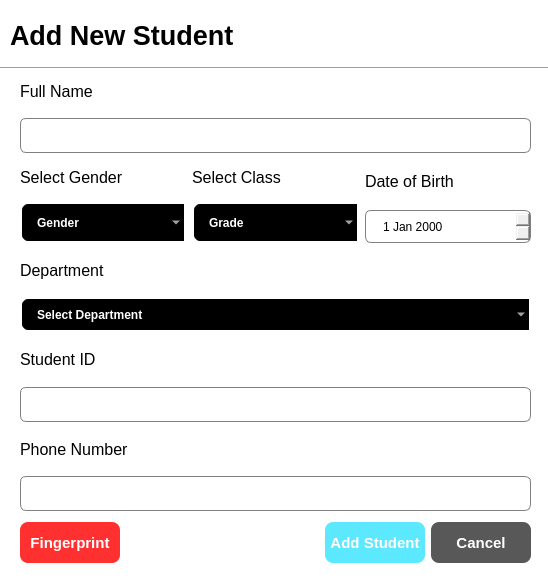
<?xml version="1.0" encoding="UTF-8"?>
<ui version="4.0">
 <class>StudentDialog</class>
 <widget class="QDialog" name="StudentDialog">
  <property name="geometry">
   <rect>
    <x>0</x>
    <y>0</y>
    <width>548</width>
    <height>584</height>
   </rect>
  </property>
  <property name="windowTitle">
   <string>Dialog</string>
  </property>
  <property name="styleSheet">
   <string notr="true">QDialog{
	background-color: white;
}
QLineEdit{	
	border: 1px solid gray;
	border-radius: 6px;
	padding-left: 15px;
	height: 35px;
}
QDateEdit{
	border: 1px solid gray;
	border-radius: 6px;
	padding-left: 15px;
	height: 31px;
}
QComboBox{
	border: 2px solid white;
	border-radius: 8px;
	padding: 1px 18px 1px 3px;
	background-color: black;
	color: white;
	height: 35px;
	padding-left: 15px;
	font-weight: bold;
	selection-background-color:#5ce9ff;
}</string>
  </property>
  <widget class="Line" name="line">
   <property name="geometry">
    <rect>
     <x>-30</x>
     <y>60</y>
     <width>591</width>
     <height>16</height>
    </rect>
   </property>
   <property name="orientation">
    <enum>Qt::Horizontal</enum>
   </property>
  </widget>
  <widget class="QLabel" name="label">
   <property name="geometry">
    <rect>
     <x>10</x>
     <y>20</y>
     <width>351</width>
     <height>31</height>
    </rect>
   </property>
   <property name="font">
    <font>
     <family>Segoe UI</family>
     <pointsize>20</pointsize>
     <weight>75</weight>
     <bold>true</bold>
    </font>
   </property>
   <property name="text">
    <string>Add New Student</string>
   </property>
  </widget>
  <widget class="QWidget" name="layoutWidget">
   <property name="geometry">
    <rect>
     <x>20</x>
     <y>70</y>
     <width>511</width>
     <height>441</height>
    </rect>
   </property>
   <layout class="QVBoxLayout" name="verticalLayout_8">
    <item>
     <layout class="QVBoxLayout" name="verticalLayout">
      <item>
       <widget class="QLabel" name="label_2">
        <property name="font">
         <font>
          <family>Segoe UI</family>
          <pointsize>12</pointsize>
         </font>
        </property>
        <property name="text">
         <string>Full Name</string>
        </property>
       </widget>
      </item>
      <item>
       <widget class="QLineEdit" name="name_lineEdit">
        <property name="minimumSize">
         <size>
          <width>0</width>
          <height>35</height>
         </size>
        </property>
        <property name="maximumSize">
         <size>
          <width>16777215</width>
          <height>35</height>
         </size>
        </property>
       </widget>
      </item>
     </layout>
    </item>
    <item>
     <layout class="QHBoxLayout" name="horizontalLayout">
      <item>
       <layout class="QVBoxLayout" name="verticalLayout_5">
        <item>
         <widget class="QLabel" name="label_6">
          <property name="font">
           <font>
            <family>Segoe UI</family>
            <pointsize>12</pointsize>
           </font>
          </property>
          <property name="text">
           <string>Select Gender</string>
          </property>
         </widget>
        </item>
        <item>
         <widget class="QComboBox" name="gender_comboBox">
          <item>
           <property name="text">
            <string>Gender</string>
           </property>
          </item>
          <item>
           <property name="text">
            <string>Male</string>
           </property>
          </item>
          <item>
           <property name="text">
            <string>Female</string>
           </property>
          </item>
          <item>
           <property name="text">
            <string>Other</string>
           </property>
          </item>
         </widget>
        </item>
       </layout>
      </item>
      <item>
       <layout class="QVBoxLayout" name="verticalLayout_6">
        <item>
         <widget class="QLabel" name="label_7">
          <property name="font">
           <font>
            <family>Segoe UI</family>
            <pointsize>12</pointsize>
           </font>
          </property>
          <property name="text">
           <string>Select Class</string>
          </property>
         </widget>
        </item>
        <item>
         <widget class="QComboBox" name="class_comboBox">
          <item>
           <property name="text">
            <string>Grade</string>
           </property>
          </item>
          <item>
           <property name="text">
            <string>Level 100</string>
           </property>
          </item>
          <item>
           <property name="text">
            <string>Level 200</string>
           </property>
          </item>
          <item>
           <property name="text">
            <string>Level 300</string>
           </property>
          </item>
          <item>
           <property name="text">
            <string>Level 400</string>
           </property>
          </item>
         </widget>
        </item>
       </layout>
      </item>
      <item>
       <layout class="QVBoxLayout" name="verticalLayout_7">
        <item>
         <widget class="QLabel" name="label_8">
          <property name="font">
           <font>
            <family>Segoe UI</family>
            <pointsize>12</pointsize>
           </font>
          </property>
          <property name="text">
           <string>Date of Birth</string>
          </property>
         </widget>
        </item>
        <item>
         <widget class="QDateEdit" name="dob_dateEdit"/>
        </item>
       </layout>
      </item>
     </layout>
    </item>
    <item>
     <layout class="QVBoxLayout" name="verticalLayout_3">
      <item>
       <widget class="QLabel" name="label_4">
        <property name="font">
         <font>
          <family>Segoe UI</family>
          <pointsize>12</pointsize>
         </font>
        </property>
        <property name="text">
         <string>Department</string>
        </property>
       </widget>
      </item>
      <item>
       <widget class="QComboBox" name="department_comboBox">
        <property name="minimumSize">
         <size>
          <width>0</width>
          <height>35</height>
         </size>
        </property>
        <property name="maximumSize">
         <size>
          <width>16777215</width>
          <height>35</height>
         </size>
        </property>
        <item>
         <property name="text">
          <string>Select Department</string>
         </property>
        </item>
        <item>
         <property name="text">
          <string>Computer Engineering</string>
         </property>
        </item>
        <item>
         <property name="text">
          <string>Biomedical Engineering</string>
         </property>
        </item>
        <item>
         <property name="text">
          <string>Materials Engineering</string>
         </property>
        </item>
        <item>
         <property name="text">
          <string>Argricultural Engineering</string>
         </property>
        </item>
        <item>
         <property name="text">
          <string>Food Processing Engineering</string>
         </property>
        </item>
       </widget>
      </item>
     </layout>
    </item>
    <item>
     <layout class="QVBoxLayout" name="verticalLayout_4">
      <item>
       <widget class="QLabel" name="label_5">
        <property name="font">
         <font>
          <family>Segoe UI</family>
          <pointsize>12</pointsize>
         </font>
        </property>
        <property name="text">
         <string>Student ID</string>
        </property>
       </widget>
      </item>
      <item>
       <widget class="QLineEdit" name="phone_lineEdit">
        <property name="minimumSize">
         <size>
          <width>0</width>
          <height>35</height>
         </size>
        </property>
        <property name="maximumSize">
         <size>
          <width>16777215</width>
          <height>35</height>
         </size>
        </property>
       </widget>
      </item>
     </layout>
    </item>
    <item>
     <layout class="QVBoxLayout" name="verticalLayout_2">
      <item>
       <widget class="QLabel" name="label_3">
        <property name="font">
         <font>
          <family>Segoe UI</family>
          <pointsize>12</pointsize>
         </font>
        </property>
        <property name="text">
         <string>Phone Number</string>
        </property>
       </widget>
      </item>
      <item>
       <widget class="QLineEdit" name="email_lineEdit">
        <property name="minimumSize">
         <size>
          <width>0</width>
          <height>35</height>
         </size>
        </property>
        <property name="maximumSize">
         <size>
          <width>16777215</width>
          <height>35</height>
         </size>
        </property>
       </widget>
      </item>
     </layout>
    </item>
   </layout>
  </widget>
  <widget class="QWidget" name="layoutWidget">
   <property name="geometry">
    <rect>
     <x>20</x>
     <y>520</y>
     <width>511</width>
     <height>45</height>
    </rect>
   </property>
   <layout class="QHBoxLayout" name="horizontalLayout_4">
    <item>
     <widget class="QPushButton" name="saveStudent_btn_2">
      <property name="minimumSize">
       <size>
        <width>100</width>
        <height>41</height>
       </size>
      </property>
      <property name="maximumSize">
       <size>
        <width>100</width>
        <height>41</height>
       </size>
      </property>
      <property name="styleSheet">
       <string notr="true">QPushButton{
	background-color: #ff3030;
	color: white;
	border: none;
	border-radius: 8px;
	font-weight: bold;
	font-size: 15px;
}</string>
      </property>
      <property name="text">
       <string>Fingerprint</string>
      </property>
     </widget>
    </item>
    <item>
     <spacer name="horizontalSpacer">
      <property name="orientation">
       <enum>Qt::Horizontal</enum>
      </property>
      <property name="sizeHint" stdset="0">
       <size>
        <width>98</width>
        <height>20</height>
       </size>
      </property>
     </spacer>
    </item>
    <item>
     <layout class="QHBoxLayout" name="horizontalLayout_3">
      <item>
       <widget class="QPushButton" name="saveStudent_btn">
        <property name="minimumSize">
         <size>
          <width>100</width>
          <height>41</height>
         </size>
        </property>
        <property name="maximumSize">
         <size>
          <width>100</width>
          <height>41</height>
         </size>
        </property>
        <property name="styleSheet">
         <string notr="true">QPushButton{
	background-color: #5ce9ff;
	color: white;
	border: none;
	border-radius: 8px;
	font-weight: bold;
	font-size: 15px
}</string>
        </property>
        <property name="text">
         <string>Add Student</string>
        </property>
       </widget>
      </item>
      <item>
       <widget class="QPushButton" name="cancel_btn">
        <property name="minimumSize">
         <size>
          <width>100</width>
          <height>41</height>
         </size>
        </property>
        <property name="maximumSize">
         <size>
          <width>100</width>
          <height>41</height>
         </size>
        </property>
        <property name="styleSheet">
         <string notr="true">QPushButton{
	background-color: #585858;
	color: white;
	border: none;
	border-radius: 8px;
	font-weight: bold;
	font-size: 15px
}</string>
        </property>
        <property name="text">
         <string>Cancel</string>
        </property>
       </widget>
      </item>
     </layout>
    </item>
   </layout>
  </widget>
 </widget>
 <resources/>
 <connections/>
</ui>
